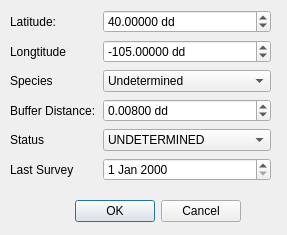
<?xml version="1.0" encoding="UTF-8"?>
<ui version="4.0">
 <class>NewRaptorDialogBase</class>
 <widget class="QDialog" name="NewRaptorDialogBase">
  <property name="geometry">
   <rect>
    <x>0</x>
    <y>0</y>
    <width>287</width>
    <height>235</height>
   </rect>
  </property>
  <property name="windowTitle">
   <string>Add New Raptor</string>
  </property>
  <widget class="QDialogButtonBox" name="button_box">
   <property name="geometry">
    <rect>
     <x>30</x>
     <y>191</y>
     <width>211</width>
     <height>41</height>
    </rect>
   </property>
   <property name="orientation">
    <enum>Qt::Horizontal</enum>
   </property>
   <property name="standardButtons">
    <set>QDialogButtonBox::Cancel|QDialogButtonBox::Ok</set>
   </property>
  </widget>
  <widget class="QWidget" name="formLayoutWidget">
   <property name="geometry">
    <rect>
     <x>10</x>
     <y>10</y>
     <width>261</width>
     <height>181</height>
    </rect>
   </property>
   <layout class="QFormLayout" name="lytForm">
    <property name="fieldGrowthPolicy">
     <enum>QFormLayout::AllNonFixedFieldsGrow</enum>
    </property>
    <property name="labelAlignment">
     <set>Qt::AlignLeading|Qt::AlignLeft|Qt::AlignVCenter</set>
    </property>
    <property name="formAlignment">
     <set>Qt::AlignLeading|Qt::AlignLeft|Qt::AlignTop</set>
    </property>
    <property name="horizontalSpacing">
     <number>7</number>
    </property>
    <property name="verticalSpacing">
     <number>7</number>
    </property>
    <item row="0" column="0">
     <widget class="QLabel" name="latitudeLabel">
      <property name="text">
       <string>Latitude:</string>
      </property>
     </widget>
    </item>
    <item row="0" column="1">
     <widget class="QDoubleSpinBox" name="spbLatitude">
      <property name="suffix">
       <string> dd</string>
      </property>
      <property name="decimals">
       <number>5</number>
      </property>
      <property name="minimum">
       <double>-90.000000000000000</double>
      </property>
      <property name="maximum">
       <double>90.000000000000000</double>
      </property>
      <property name="singleStep">
       <double>0.001000000000000</double>
      </property>
      <property name="value">
       <double>40.000000000000000</double>
      </property>
     </widget>
    </item>
    <item row="1" column="0">
     <widget class="QLabel" name="longtitudeLabel">
      <property name="text">
       <string>Longtitude</string>
      </property>
     </widget>
    </item>
    <item row="1" column="1">
     <widget class="QDoubleSpinBox" name="spbLongtitude">
      <property name="suffix">
       <string> dd</string>
      </property>
      <property name="decimals">
       <number>5</number>
      </property>
      <property name="minimum">
       <double>-180.000000000000000</double>
      </property>
      <property name="maximum">
       <double>180.000000000000000</double>
      </property>
      <property name="singleStep">
       <double>0.001000000000000</double>
      </property>
      <property name="value">
       <double>-105.000000000000000</double>
      </property>
     </widget>
    </item>
    <item row="2" column="0">
     <widget class="QLabel" name="speciesLabel">
      <property name="text">
       <string>Species</string>
      </property>
     </widget>
    </item>
    <item row="2" column="1">
     <widget class="QComboBox" name="cmbSpecies">
      <item>
       <property name="text">
        <string>Undetermined</string>
       </property>
      </item>
      <item>
       <property name="text">
        <string>Red-tail Hawk</string>
       </property>
      </item>
      <item>
       <property name="text">
        <string>Swainsons Hawk</string>
       </property>
      </item>
      <item>
       <property name="text">
        <string>Northern Harrier</string>
       </property>
      </item>
     </widget>
    </item>
    <item row="3" column="0">
     <widget class="QLabel" name="bufferDistanceLabel">
      <property name="text">
       <string>Buffer Distance:</string>
      </property>
     </widget>
    </item>
    <item row="3" column="1">
     <widget class="QDoubleSpinBox" name="spbBuffer">
      <property name="suffix">
       <string> dd</string>
      </property>
      <property name="decimals">
       <number>5</number>
      </property>
      <property name="maximum">
       <double>0.100000000000000</double>
      </property>
      <property name="singleStep">
       <double>0.001000000000000</double>
      </property>
      <property name="value">
       <double>0.008000000000000</double>
      </property>
     </widget>
    </item>
    <item row="4" column="0">
     <widget class="QLabel" name="statusLabel">
      <property name="text">
       <string>Status</string>
      </property>
     </widget>
    </item>
    <item row="4" column="1">
     <widget class="QComboBox" name="cmbStatus">
      <item>
       <property name="text">
        <string>UNDETERMINED</string>
       </property>
      </item>
      <item>
       <property name="text">
        <string>ACTIVE NEST</string>
       </property>
      </item>
      <item>
       <property name="text">
        <string>INACTIVE NEST</string>
       </property>
      </item>
      <item>
       <property name="text">
        <string>FLEDGED NEST</string>
       </property>
      </item>
     </widget>
    </item>
    <item row="5" column="0">
     <widget class="QLabel" name="lastSurveyLabel">
      <property name="text">
       <string>Last Survey</string>
      </property>
     </widget>
    </item>
    <item row="5" column="1">
     <widget class="QDateEdit" name="dteLast"/>
    </item>
   </layout>
  </widget>
 </widget>
 <resources/>
 <connections>
  <connection>
   <sender>button_box</sender>
   <signal>accepted()</signal>
   <receiver>NewRaptorDialogBase</receiver>
   <slot>accept()</slot>
   <hints>
    <hint type="sourcelabel">
     <x>20</x>
     <y>20</y>
    </hint>
    <hint type="destinationlabel">
     <x>20</x>
     <y>20</y>
    </hint>
   </hints>
  </connection>
  <connection>
   <sender>button_box</sender>
   <signal>rejected()</signal>
   <receiver>NewRaptorDialogBase</receiver>
   <slot>reject()</slot>
   <hints>
    <hint type="sourcelabel">
     <x>20</x>
     <y>20</y>
    </hint>
    <hint type="destinationlabel">
     <x>20</x>
     <y>20</y>
    </hint>
   </hints>
  </connection>
 </connections>
</ui>
